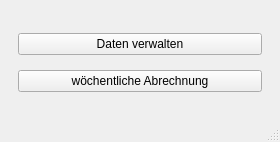
<?xml version="1.0" encoding="UTF-8"?>
<ui version="4.0">
 <class>MainWindow</class>
 <widget class="QMainWindow" name="MainWindow">
  <property name="geometry">
   <rect>
    <x>0</x>
    <y>0</y>
    <width>197</width>
    <height>119</height>
   </rect>
  </property>
  <property name="windowTitle">
   <string>MainWindow</string>
  </property>
  <widget class="QWidget" name="centralwidget">
   <layout class="QGridLayout" name="gridLayout">
    <item row="1" column="0" rowspan="2">
     <widget class="QStackedWidget" name="stackedWidget">
      <property name="enabled">
       <bool>true</bool>
      </property>
      <property name="frameShape">
       <enum>QFrame::Shape::NoFrame</enum>
      </property>
      <property name="lineWidth">
       <number>0</number>
      </property>
      <property name="currentIndex">
       <number>0</number>
      </property>
      <widget class="QWidget" name="page">
       <layout class="QGridLayout" name="gridLayout_3">
        <item row="2" column="1">
         <widget class="QPushButton" name="btnDbUebersicht">
          <property name="text">
           <string>Daten verwalten</string>
          </property>
         </widget>
        </item>
        <item row="3" column="1">
         <widget class="QPushButton" name="weeklyButton">
          <property name="text">
           <string>wöchentliche Abrechnung</string>
          </property>
         </widget>
        </item>
       </layout>
      </widget>
      <widget class="QWidget" name="page_2">
       <layout class="QGridLayout" name="gridLayout_2">
        <item row="1" column="3">
         <widget class="QComboBox" name="comboFahrer"/>
        </item>
        <item row="1" column="2">
         <widget class="QComboBox" name="comboFahrzeug"/>
        </item>
        <item row="1" column="1">
         <widget class="QComboBox" name="comboKW"/>
        </item>
        <item row="0" column="1">
         <widget class="QPushButton" name="backButton">
          <property name="text">
           <string>zurück</string>
          </property>
         </widget>
        </item>
        <item row="2" column="3">
         <widget class="QPushButton" name="loadButton">
          <property name="text">
           <string>Lade Daten</string>
          </property>
         </widget>
        </item>
       </layout>
      </widget>
     </widget>
    </item>
    <item row="0" column="0">
     <widget class="QFrame" name="costumTitelBar">
      <property name="frameShape">
       <enum>QFrame::Shape::StyledPanel</enum>
      </property>
      <property name="frameShadow">
       <enum>QFrame::Shadow::Raised</enum>
      </property>
     </widget>
    </item>
   </layout>
  </widget>
  <widget class="QStatusBar" name="statusbar"/>
 </widget>
 <resources/>
 <connections/>
</ui>
